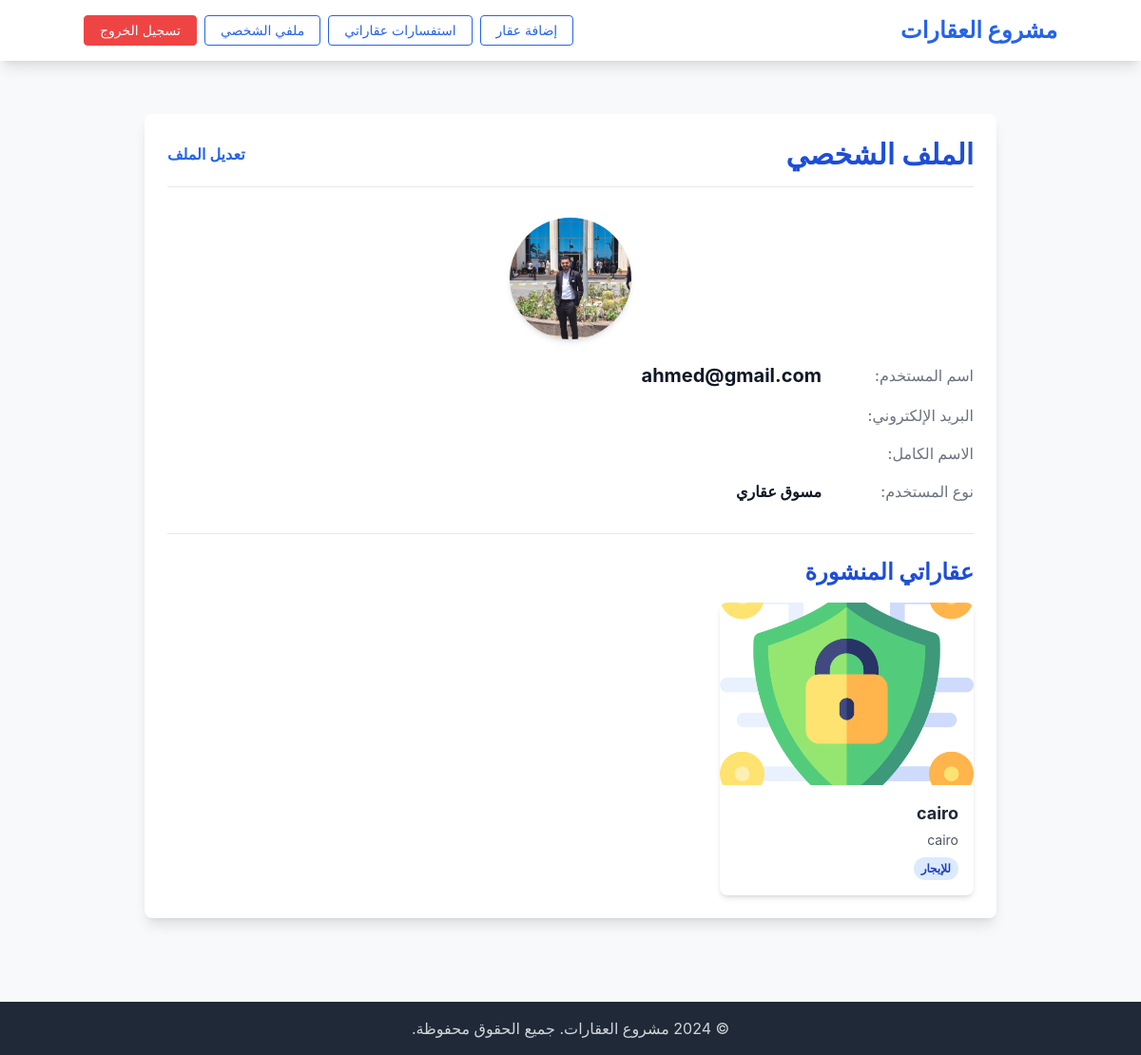
Before: /users/profile/ (signed in) with the older database file.
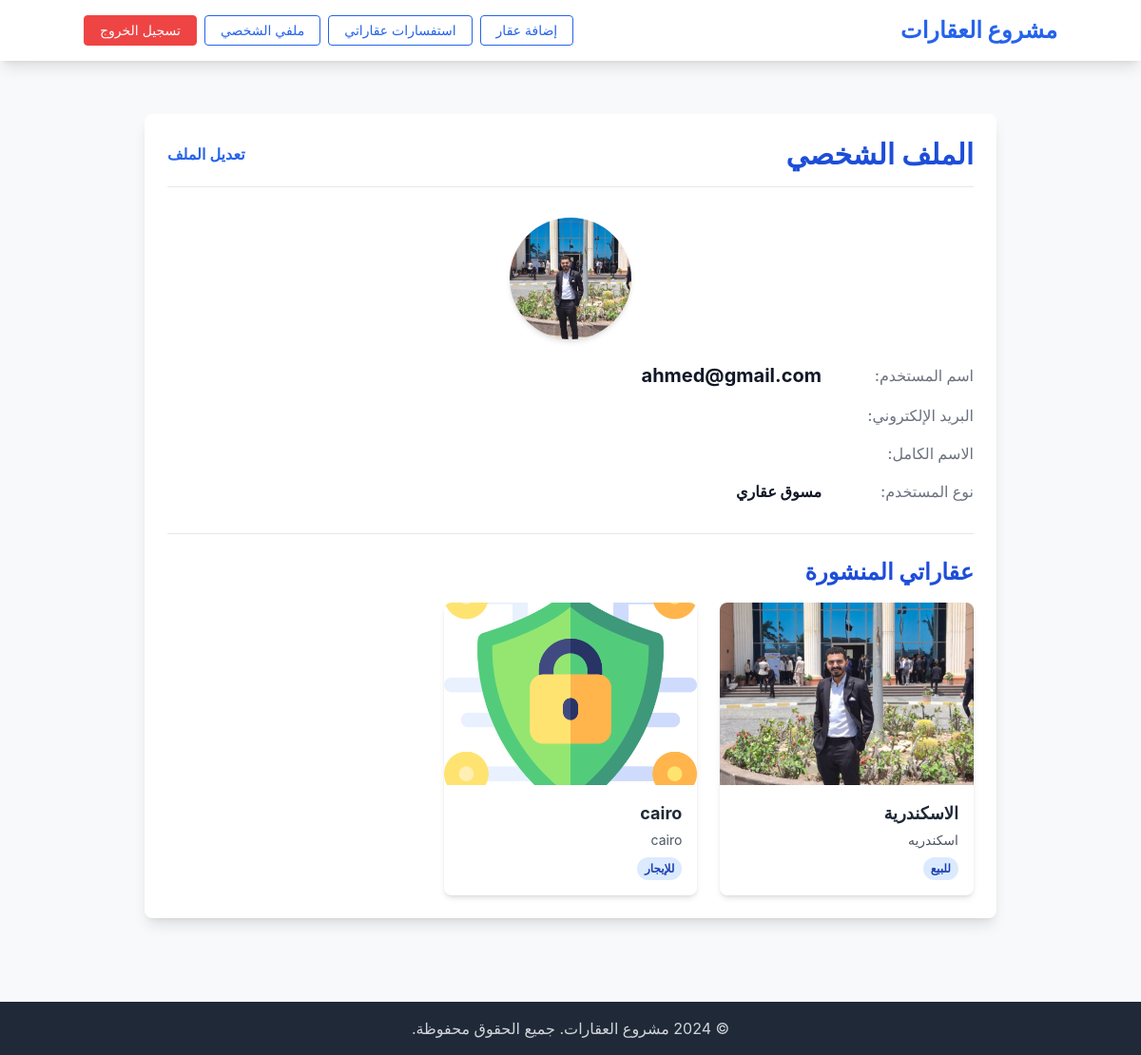
After: the same page with the newer database file.
### users/models.py (models this page shows, shortened)
class CustomUser(AbstractUser):
    is_realtor = models.BooleanField(default=False, verbose_name='هل هو تاجر عقارات؟')
    phone_number = models.CharField(max_length=20, blank=True, null=True, verbose_name='رقم الهاتف')
    profile_picture = models.ImageField(upload_to='profile_pics/', blank=True, null=True, verbose_name='الصورة الشخصية')
    bio = models.TextField(blank=True, null=True, verbose_name='نبذة تعريفية')
    class Meta:
        verbose_name = 'مستخدم'
        verbose_name_plural = 'المستخدمون'

### properties/models.py (models this page shows, shortened)
class Property(models.Model):
    PROPERTY_TYPES = (
        ('apartment', 'شقة'),
        ('villa', 'فيلا'),
        ('land', 'أرض'),
        ('commercial', 'محل/مكت'),
        ('chalet', 'شاليه'),
        ('other', 'أخرى'),
    )
    PROPERTY_STATUS = (
        ('for_sale', 'للبيع'),
        ('for_rent', 'للإيجار'),
    )
    owner = models.ForeignKey(User, on_delete=models.CASCADE, related_name='properties_owned', verbose_name='المالك')
    title = models.CharField(max_length=200, verbose_name='عنوان العقار')
    description = models.TextField(verbose_name='الوصف')
    property_type = models.CharField(max_length=50, choices=PROPERTY_TYPES, verbose_name='نوع العقار')
    status = models.CharField(max_length=50, choices=PROPERTY_STATUS, verbose_name='الحالة')
    price = models.DecimalField(max_digits=12, decimal_places=2, verbose_name='السعر') # DecimalField للأرقام العشرية زي الأسعار
    area = models.DecimalField(max_digits=10, decimal_places=2, help_text='بالمتر المربع', verbose_name='المساحة')
    bedrooms = models.IntegerField(default=0, verbose_name='عدد غرف النوم')
    bathrooms = models.IntegerField(default=0, verbose_name='عدد الحمامات')
    location_address = models.CharField(max_length=255, verbose_name='العنوان بالتفصيل')
    city = models.CharField(max_length=100, verbose_name='المدينة')
    district = models.CharField(max_length=100, blank=True, null=True, verbose_name='الحي/المنطقة')
    latitude = models.DecimalField(max_digits=22, decimal_places=16, blank=True, null=True, verbose_name='خط العرض')
    longitude = models.DecimalField(max_digits=22, decimal_places=16, blank=True, null=True, verbose_name='خط الطول')
    published_date = models.DateTimeField(default=timezone.now, verbose_name='تاريخ النشر')
    updated_date = models.DateTimeField(auto_now=True, verbose_name='تاريخ التحديث')
    is_published = models.BooleanField(default=True, verbose_name='منشور')
    features = models.ManyToManyField('Feature', blank=True, related_name='properties', verbose_name='المميزات')
    slug = models.SlugField(unique=True, max_length=255, blank=True, null=True, verbose_name='الرابط اللطيف')
    class Meta:
        verbose_name = 'عقار'
        verbose_name_plural = 'عقارات'
        ordering = ['-published_date'] # ترتيب العقارات تنازلياً حسب تاريخ النشر

class PropertyImage(models.Model):
    property = models.ForeignKey(Property, on_delete=models.CASCADE, related_name='images', verbose_name='العقار')
    image = models.ImageField(upload_to='properties/%Y/%m/%d/', verbose_name='صورة') # هيتم رفع الصور في media/properties/السنة/الشهر/اليوم/
    is_main = models.BooleanField(default=False, verbose_name='الصورة الرئيسية') # لو في صورة رئيسية للعرض
    class Meta:
        verbose_name = 'صورة عقار'
        verbose_name_plural = 'صور عقارات'

### users/views.py (the view)
# urls.py: path('profile/', views.profile_view, name='profile'),
@login_required
def profile_view(request):
    user_properties = request.user.properties_owned.all()
    return render(request, 'users/profile.html', {
        'user_obj': request.user,
        'user_properties': user_properties,
    })

### users/templates/users/profile.html (shortened to what this page needs)
{% extends 'base.html' %}
{% load static %}
{% block content %}
<div class="max-w-4xl mx-auto p-6 bg-white rounded-lg shadow-lg my-8">
    <div class="flex items-center justify-between mb-8 pb-4 border-b">
        <h1 class="text-3xl font-bold text-blue-700">الملف الشخصي</h1>
        <a href="{% url 'users:profile_edit' %}" class="text-blue-600 hover:text-blue-800 font-semibold transition duration-300">
            تعديل الملف
        </a>
    </div>
    {% if user_obj.profile_picture %}
    <img src="{{ user_obj.profile_picture.url }}" alt="صورة الملف الشخصي" class="w-32 h-32 rounded-full mx-auto mb-6 object-cover shadow-md">
    {% else %}
    <div class="w-32 h-32 rounded-full mx-auto mb-6 bg-gray-200 flex items-center justify-center text-gray-500 text-6xl font-bold shadow-md">
        ?
    </div>
    {% endif %}
    <div class="space-y-4">
        <div class="flex flex-col md:flex-row md:items-center">
            <div class="text-gray-500 font-medium md:w-40">اسم المستخدم:</div>
            <div class="text-gray-900 font-bold text-xl">{{ user_obj.username }}</div>
        </div>
        <div class="flex flex-col md:flex-row md:items-center">
            <div class="text-gray-500 font-medium md:w-40">البريد الإلكتروني:</div>
        </div>
        <div class="flex flex-col md:flex-row md:items-center">
            <div class="text-gray-500 font-medium md:w-40">الاسم الكامل:</div>
        </div>
        <div class="flex flex-col md:flex-row md:items-center">
            <div class="text-gray-500 font-medium md:w-40">نوع المستخدم:</div>
            <div class="text-gray-900 font-bold">
                {% if user_obj.is_realtor %}
                    مسوق عقاري
                {% else %}
                    مستخدم عادي
                {% endif %}
            </div>
        </div>
    </div>
    <div class="mt-8 pt-6 border-t">
        <h2 class="text-2xl font-bold text-blue-700 mb-4">عقاراتي المنشورة</h2>
        {% if user_properties %}
            <div class="grid grid-cols-1 md:grid-cols-2 lg:grid-cols-3 gap-6">
                {% for property in user_properties %}
                    <a href="{% url 'properties:update_property' pk=property.pk %}" class="block bg-white rounded-lg shadow-md hover:shadow-xl transition-shadow duration-300 transform hover:scale-105">
                        <img src="{% if property.images.first %}{{ property.images.first.image.url }}{% else %}{% static 'path/to/placeholder.jpg' %}{% endif %}" alt="{{ property.title }}" class="w-full h-48 object-cover rounded-t-lg">
                        <div class="p-4">
                            <h3 class="text-lg font-bold text-gray-800 truncate">{{ property.title }}</h3>
                            <p class="text-sm text-gray-600 mt-1">{{ property.city }}</p>
                            <span class="inline-block bg-blue-100 text-blue-800 text-xs px-2 py-1 rounded-full mt-2 font-semibold">
                                {{ property.get_status_display }}
                            </span>
                        </div>
                    </a>
                {% endfor %}
            </div>
        {% else %}
            <p class="text-gray-600">لم تقم بنشر أي عقارات بعد.</p>
        {% endif %}
    </div>
</div>
{% endblock %}

### templates/base.html (shortened to what this page needs)
<!DOCTYPE html>
<html lang="ar" dir="rtl">
<head>
    <script src="https://cdn.tailwindcss.com"></script>
</head>
<body class="flex flex-col min-h-screen">
    <nav class="bg-white shadow-lg p-4">
        <div class="container mx-auto flex items-center justify-between flex-wrap">
            <a href="{% url 'properties:property_list' %}" class="text-2xl font-bold text-blue-600">مشروع العقارات</a>
            <div id="nav-content" class="w-full block flex-grow lg:flex lg:items-center lg:w-auto hidden lg:visible">
                <div class="mt-4 lg:mt-0 flex flex-col lg:flex-row items-start lg:items-center">
                    {% if user.is_authenticated %}
                        {% if user.is_realtor %}
                            <a href="{% url 'properties:add_property' %}" class="inline-block text-sm px-4 py-2 leading-none border rounded text-blue-600 border-blue-600 hover:border-transparent hover:text-white hover:bg-blue-600 mt-2 lg:mt-0 ml-2">
                                إضافة عقار
                            </a>
                            <a href="{% url 'inquiries:realtor_inquiries' %}" class="inline-block text-sm px-4 py-2 leading-none border rounded text-blue-600 border-blue-600 hover:border-transparent hover:text-white hover:bg-blue-600 mt-2 lg:mt-0 ml-2">
                                استفسارات عقاراتي
                            </a>
                        {% else %}
                            <a href="{% url 'inquiries:user_inquiries' %}" class="inline-block text-sm px-4 py-2 leading-none border rounded text-blue-600 border-blue-600 hover:border-transparent hover:text-white hover:bg-blue-600 mt-2 lg:mt-0 ml-2">
                                استفساراتي المرسلة
                            </a>
                        {% endif %}
                        <a href="{% url 'users:profile' %}" class="inline-block text-sm px-4 py-2 leading-none border rounded text-blue-600 border-blue-600 hover:border-transparent hover:text-white hover:bg-blue-600 mt-2 lg:mt-0 ml-2">
                            ملفي الشخصي
                        </a>
                        <a href="{% url 'users:logout' %}" class="inline-block text-sm px-4 py-2 leading-none border rounded text-white bg-red-500 border-red-500 hover:bg-red-600 mt-2 lg:mt-0">
                            تسجيل الخروج
                        </a>
                    {% endif %}
                </div>
            </div>
        </div>
    </nav>
    <main class="flex-grow container mx-auto p-6">
        {% block content %}{% endblock %}
    </main>
    <footer class="footer text-center p-4 mt-8 bg-gray-800 text-gray-300">
        <p>&copy; 2024 مشروع العقارات. جميع الحقوق محفوظة.</p>
    </footer>
</body>
</html>

### templates/base.html (style rules this page uses)
body { font-family: 'Inter', sans-serif; background-color: #f8f9fa; }
.container { direction: rtl; text-align: right; }

Changed rows visible on the page:
added Property: images.first.image (picture), title "الاسكندرية", city "اسكندريه", status "للبيع"
